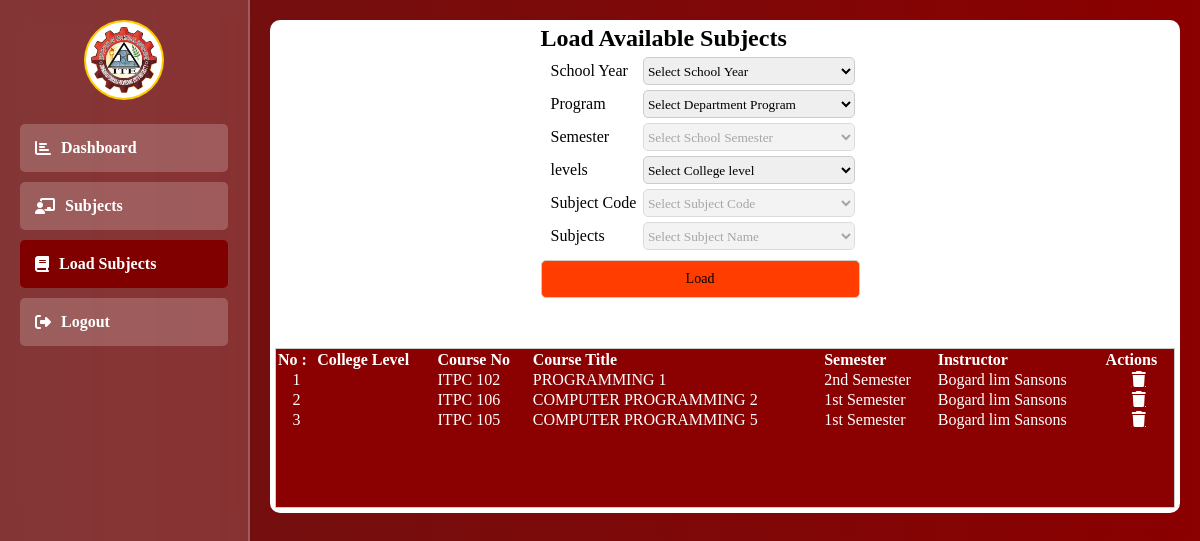
The app's page /teacher/subject_load.php?student_id=82 (signed in), older data.
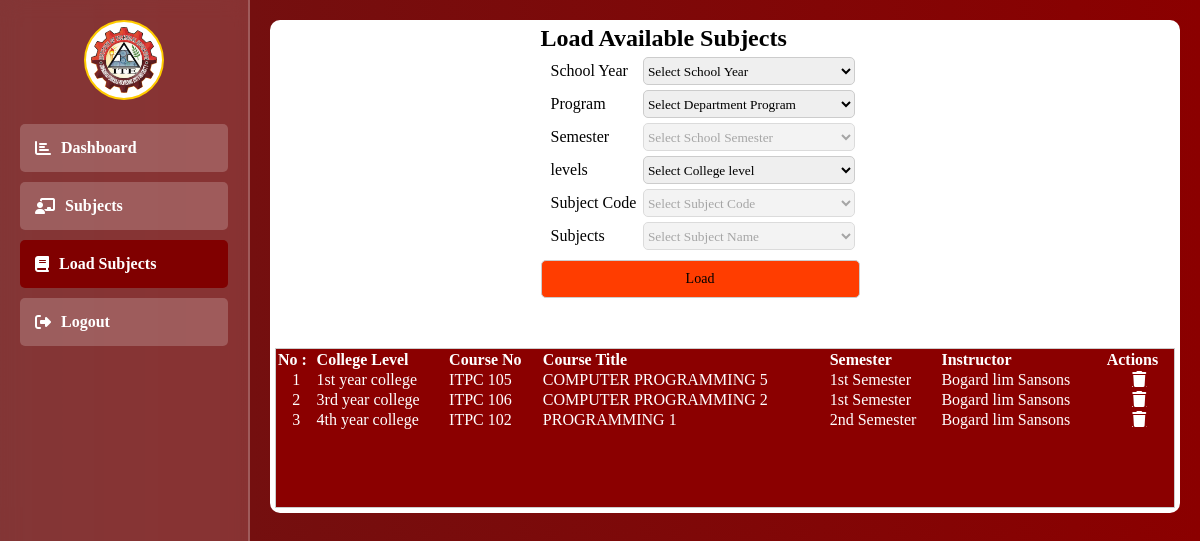
The same page, newer data.
### tables this page shows
CREATE TABLE `student_with_subjects` (
  `id` int(11) NOT NULL,
  `student_id` int(11) NOT NULL,
  `teacher_id` int(100) NOT NULL,
  `semester` int(11) NOT NULL,
  `program_id` varchar(10) NOT NULL,
  `school_year` varchar(100) NOT NULL,
  `subject_code` varchar(100) NOT NULL,
  `subject_name` varchar(100) NOT NULL,
  `college_level` varchar(100) NOT NULL,
  `teacher_name` varchar(100) NOT NULL,
  `grade` double NOT NULL,
  `status` varchar(100) NOT NULL,
  `remark` varchar(100) NOT NULL,
  `final` varchar(100) NOT NULL,
  `created_at` datetime NOT NULL DEFAULT current_timestamp()
);

CREATE TABLE `college_level` (
  `id` int(11) NOT NULL,
  `year_level` varchar(100) NOT NULL
);

### teacher/student_function.php (called while the page is built, shortened)
<?php
include "../db_connect.php";
function getCollegeLevelbyTeacher($id)
{
    global $pdo;
    $stmt = $pdo->prepare("SELECT * FROM college_level WHERE id = ?");
    $stmt->execute([$id]);
    return $stmt->fetch(PDO::FETCH_ASSOC);
}
function getStudentSubject22($student_id)
{
    global $pdo;
    $sql = "SELECT DISTINCT * FROM student_with_subjects WHERE student_id = ?";
    try {
        $stmt = $pdo->prepare($sql);
        $stmt->execute([$student_id]);
        return $stmt->fetchAll();
    } catch (PDOException $e) {
        echo 'Error: ' . $e->getMessage();
        return [];
    }
}
?>

### teacher/teacher_function.php (called while the page is built, shortened)
<?php
include "../db_connect.php";
function getTeacherById23($id)
{
    global $pdo;
    try {
        $stmt = $pdo->prepare(" SELECT id, CONCAT(lname, ' ',mname, ' ',fname) AS teacher_name FROM teachers WHERE id = ? ");
        $stmt->execute([$id]);
        return $stmt->fetch(PDO::FETCH_ASSOC);
    } catch (PDOException $e) {
        error_log("Database Error: " . $e->getMessage());
        return [];
    }
}

### teacher/subject_load.php (the view, shortened to what the changed rows need)
<?php
include "../db_connect.php";
include "./student_function.php";
include "./teacher_function.php";
?>
<!DOCTYPE html>
<html lang="en">
<head>
    <link rel="stylesheet" href="https://cdnjs.cloudflare.com/ajax/libs/font-awesome/6.2.0/css/all.css">
</head>
<body>
    <div class="content">
        <div class="dashboard-container">
            <div class="card">
                <h2>Load Available Subjects</h2>
            </div>
            <div class="card-table" id="tableNone"
                style="width: 100%; color: #ccc; border: 1px solid #ccc; height: 10rem; background-color: #8B0000; overflow-y: scroll;">
                <div class="tables-content" style=" background-color: #8B0000; display: flex; color: white;">
                    <table class="table" style=" width: 100%; text-align: left; ">
                        <thead>
                            <tr>
                                <th>No :</th>
                                <th>College Level</th>
                                <th>Course No</th>
                                <th>Course Title</th>
                                <th>Semester</th>
                                <th>Instructor</th>
                                <th>Actions</th>
                            </tr>
                        </thead>
                        <tbody>
                            <?php $subject = getStudentSubject22($_GET['student_id']);
                            foreach ($subject as $key => $value) { ?>
                                <tr>
                                    <td style="text-align: center;"><?php echo $key + 1 ?></td>
                                    <?php $levels = getCollegeLevelbyTeacher($value['college_level']) ?>
                                    <td><?php echo $levels['year_level']; ?></td>
                                    <td><?php echo $value['subject_code'] ?></td>
                                    <td><?php echo $value['subject_name'] ?>
                                    </td>
                                    <td><?php if ($value['semester'] == 1) {
                                        echo '1st Semester';
                                    } else {
                                        echo '2nd Semester';
                                    } ?>
                                    </td>
                                    <?php $teacher = getTeacherById23($value['teacher_id']); ?>
                                    <td><?php echo $teacher['teacher_name']; ?></td>
                                    <td style="margin: 5px; text-align: center; color: #FFFFFF; ">
                                        <a href="subject_load.php?action=delete&subject_id=<?php echo $value['id'] ?>&student_id=<?php echo $value['student_id'] ?>"
                                            class="fa fa-trash" style="cursor: pointer; color: #FFFFFF;"></a>
                                    </td>
                                </tr>
                            <?php } ?>
                        </tbody>
                    </table>
                </div>
            </div>
        </div>
</body>
</html>

Row changes from the older to the newer data that the page shows:
removed student_with_subjects: subject_code "ITPC 102", subject_name "PROGRAMMING 1", semester "2nd Semester", teacher_name "Bogard lim Sansons"
removed student_with_subjects: subject_code "ITPC 106", subject_name "COMPUTER PROGRAMMING 2", semester "1st Semester", teacher_name "Bogard lim Sansons"
removed student_with_subjects: subject_code "ITPC 105", subject_name "COMPUTER PROGRAMMING 5", semester "1st Semester", teacher_name "Bogard lim Sansons"
added student_with_subjects: college_level.year_level "1st year college", subject_code "ITPC 105", subject_name "COMPUTER PROGRAMMING 5", semester "1st Semester", teacher_name "Bogard lim Sansons"
added student_with_subjects: college_level.year_level "3rd year college", subject_code "ITPC 106", subject_name "COMPUTER PROGRAMMING 2", semester "1st Semester", teacher_name "Bogard lim Sansons"
added student_with_subjects: college_level.year_level "4th year college", subject_code "ITPC 102", subject_name "PROGRAMMING 1", semester "2nd Semester", teacher_name "Bogard lim Sansons"
